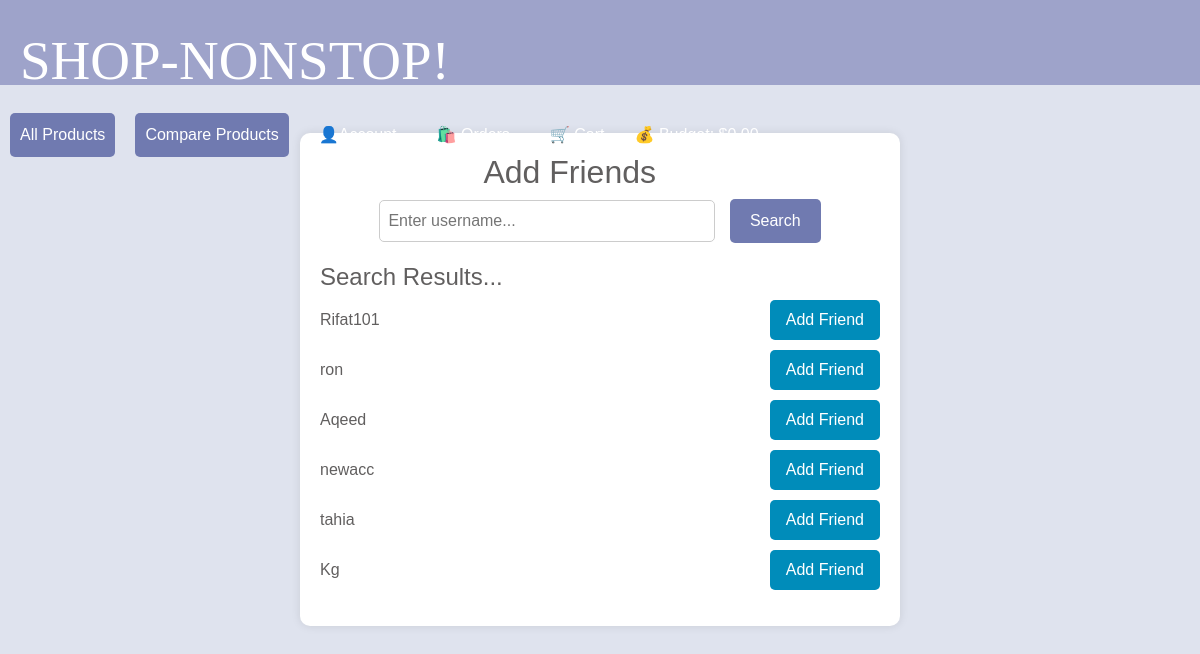
/add_friend (signed in), run on the app's committed database.
### app/models.py (models this page shows, shortened)
class User(db.Model):
    id = db.Column(db.Integer, primary_key=True)
    username = db.Column(db.String(80), unique=True, nullable=False)
    email = db.Column(db.String(120), unique=True, nullable=False)
    password = db.Column(db.String(255), nullable=False)
    points = db.Column(db.Integer, default=0)
    vouchers = db.relationship('Voucher', secondary=user_vouchers,
                               backref=db.backref('users', lazy='dynamic'))
    friends = relationship(
        'User',
        secondary='friendship',
        primaryjoin=id == Friendship.user_id,
        secondaryjoin=id == Friendship.friend_id,
        backref='friend_of'
    )

### app/routes.py (the view)
@app.route('/add_friend', methods=['GET'])
def add_friend():
    current_username = session.get('username')
    if current_username:
        search_query = request.args.get('search_query')
        if search_query:
            current_user = User.query.filter_by(username=current_username).first()
            added_friend_ids = [friend.id for friend in current_user.friends]
            users = User.query.filter(User.username.ilike(f'%{search_query}%')).filter(User.username != current_username).filter(~User.id.in_(added_friend_ids)).all()
        else:
            current_user = User.query.filter_by(username=current_username).first()
            added_friend_ids = [friend.id for friend in current_user.friends]
            users = User.query.filter(User.username != current_username).filter(~User.id.in_(added_friend_ids)).all()
        return render_template('add_friend.html', users=users)
    else:
        return redirect(url_for('login'))

### app/templates/add_friend.html (shortened to what this page needs)
{% extends "base.html" %}
{% block content %}
</head>
<body>
    <br><br><div class="container">
        <h2>Add Friends</h2>
        <form class="search-form" action="/add_friend" method="GET">
            <input class="search-input" type="text" name="search_query" placeholder="Enter username...">
            <button class="all-products-button" type="submit">Search</button>
        </form>
        <div class="search-results">
            {% if users %}
                <h4>Search Results...</h4>
                <ul>
                    {% for user in users %}
                        <li>
                            <div>{{ user.username }}</div>
                            <form action="/add_friend/{{ user.id }}/add" method="POST">
                                <button class="search-button" type="submit">Add Friend</button>
                            </form>
                        </li>
                    {% endfor %}
                </ul>
            {% else %}
                <p>No users found.</p>
            {% endif %}
        </div>
    </div>
</body>
{% endblock %}

### app/templates/base.html (style rules this page uses)
body { margin: 0; font-family: Font1,Arial, sans-serif; background-color: #dfe3ee; color: #615f5f; }
h2 { display: flex; justify-content: flex-end; max-width: 60%; }
.all-products-button { padding: 10px 20px; background-color: #707ab0; color: white; border: none; border-radius: 5px; text-decoration: none; cursor: pointer; transition: background-color 0.3s ease; }

### app/templates/add_friend.html (style rules this page uses)
.container { max-width: 600px; margin: 0 auto; background-color: #fff; padding: 20px; border-radius: 10px; box-shadow: 0 0 10px rgba(0, 0, 0, 0.1); }
.search-form { text-align: center; margin-bottom: 20px; }
.search-input { padding: 8px; width: 60%; border: 1px solid #ccc; border-radius: 5px; margin-right: 10px; }
.search-button { padding: 8px 16px; background-color: #008CBA; color: #fff; border: none; border-radius: 5px; cursor: pointer; transition: background-color 0.3s ease; }
.search-results { margin-top: 20px; }
.search-results ul { list-style: none; padding: 0; }
.search-results li { margin-bottom: 10px; display: flex; align-items: center; justify-content: space-between; }

### data on the page
User: username "Rifat101"
User: username "ron"
User: username "Aqeed"
User: username "newacc"
User: username "tahia"
User: username "Kg"

### other printed values
{{ session.get('budget', '0.00') }} "0.00"
